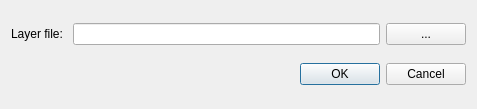
<?xml version="1.0" encoding="UTF-8"?>
<ui version="4.0">
 <class>Dlg_importLayer</class>
 <widget class="QDialog" name="Dlg_importLayer">
  <property name="geometry">
   <rect>
    <x>0</x>
    <y>0</y>
    <width>477</width>
    <height>109</height>
   </rect>
  </property>
  <layout class="QGridLayout" name="gridLayout">
   <item row="0" column="2">
    <widget class="QPushButton" name="layerFileBtt">
     <property name="text">
      <string>...</string>
     </property>
    </widget>
   </item>
   <item row="0" column="0">
    <widget class="QLabel" name="layerFileLbl">
     <property name="text">
      <string>Layer file: </string>
     </property>
    </widget>
   </item>
   <item row="0" column="1">
    <widget class="QLineEdit" name="layerFileEdit"/>
   </item>
   <item row="1" column="1" colspan="2">
    <widget class="QDialogButtonBox" name="buttonBox">
     <property name="orientation">
      <enum>Qt::Horizontal</enum>
     </property>
     <property name="standardButtons">
      <set>QDialogButtonBox::Cancel|QDialogButtonBox::Ok</set>
     </property>
    </widget>
   </item>
  </layout>
 </widget>
 <resources/>
 <connections>
  <connection>
   <sender>buttonBox</sender>
   <signal>accepted()</signal>
   <receiver>Dlg_importLayer</receiver>
   <slot>accept()</slot>
   <hints>
    <hint type="sourcelabel">
     <x>248</x>
     <y>254</y>
    </hint>
    <hint type="destinationlabel">
     <x>157</x>
     <y>274</y>
    </hint>
   </hints>
  </connection>
  <connection>
   <sender>buttonBox</sender>
   <signal>rejected()</signal>
   <receiver>Dlg_importLayer</receiver>
   <slot>reject()</slot>
   <hints>
    <hint type="sourcelabel">
     <x>316</x>
     <y>260</y>
    </hint>
    <hint type="destinationlabel">
     <x>286</x>
     <y>274</y>
    </hint>
   </hints>
  </connection>
 </connections>
</ui>
